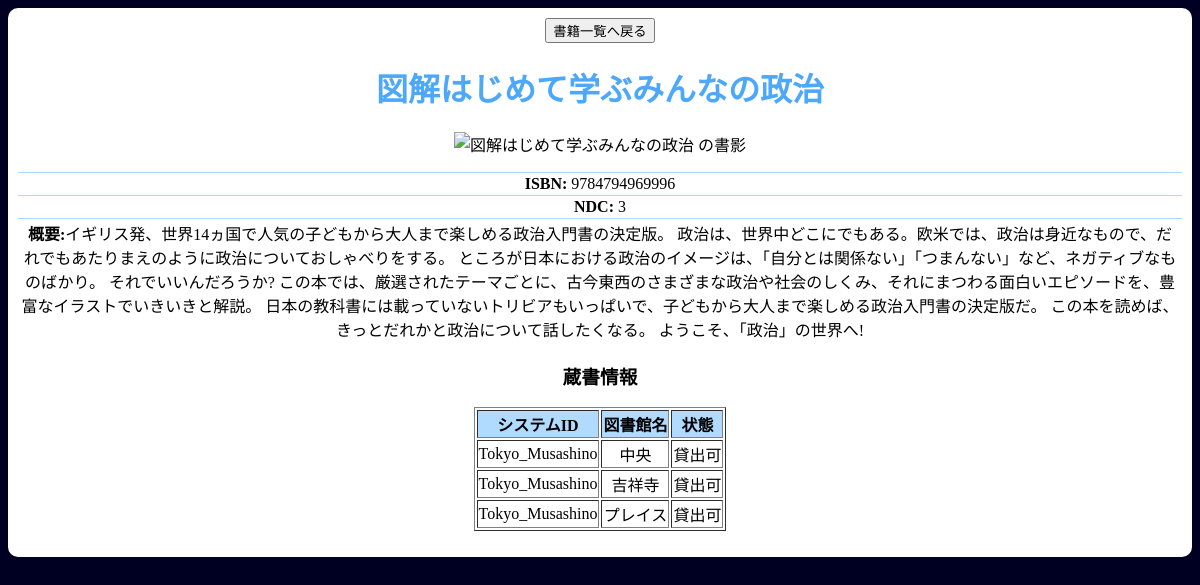
The app's page /book/9784794969996 with its own data.
### tables this page shows
CREATE TABLE books (
      id INTEGER PRIMARY KEY AUTOINCREMENT,
      isbn TEXT NOT NULL UNIQUE,
      title TEXT,
      ndc TEXT,
      description TEXT,
      image_path TEXT
    );

CREATE TABLE holdings (
      id INTEGER PRIMARY KEY AUTOINCREMENT,
      book_id INTEGER NOT NULL,
      system_id TEXT NOT NULL,
      library_name TEXT NOT NULL,
      status TEXT NOT NULL,
      UNIQUE(book_id, library_name),
      FOREIGN KEY(book_id) REFERENCES books(id)
    );

### app.py (the view)
@app.route("/book/<isbn>")
def book_by_isbn(isbn):
    data = get_book_detail(isbn)
    book = data["book"]
    holdings = data["holdings"]
    img_src = build_image_src(book["image_path"])
    return render_template("book.html", book=book, img_src=img_src, holdings=holdings)

### app.py (called while the page is built)
def get_book_detail(isbn: str):
    with sqlite3.connect(DB_PATH) as conn:
        conn.row_factory = sqlite3.Row
        book = conn.execute(
            "SELECT * FROM books WHERE isbn = ?", (isbn,)
        ).fetchone()
        holdings = conn.execute("""
            SELECT *
            FROM holdings
            WHERE holdings.book_id = ?
        """, (book["id"],)).fetchall()
        return {"book": book, "holdings": holdings}

def build_image_src(image_path: str | None) -> str | None:
    if not image_path:
        return url_for("serve_book_image", filename="default_image.jpg")
    p = image_path.replace("\\", "/").strip()
    if p.startswith("book_images/"):
        p = p.split("book_images/", 1)[1]
    return url_for("serve_book_image", filename=p)

### templates/book.html (shortened to what this page needs)
<!DOCTYPE html>
<html>
    <head>
        <link rel="stylesheet" href="{{ url_for('static', filename='css/book.css') }}">
    </head>
    <body>
        <div class="appframe">
            <div class="appframe_left">
                <button type="button" name="move_index" onclick="location.href='http://127.0.0.1:5000'">書籍一覧へ戻る</button>
                <h1>{{ book.title }}</h1>
                <img src="{{ img_src }}" alt="{{ book['title'] }} の書影" style="max-height:300px">
            </div>
            <div class="appframe_right">
                <ul>
                    <li><strong>ISBN:</strong> {{ book.isbn }}</li>
                    <li><strong>NDC:</strong> {{ book.ndc }}</li>
                    <li><strong>概要:</strong>{{ book.description }}</li>
                <ul>
                <h3>蔵書情報</h3>
                {% if holdings and holdings|length > 0 %}
                    <table border="1" style="margin:auto;">
                        <thead>
                        <tr bgcolor="#b1daff";">
                            <th>システムID</th>
                            <th>図書館名</th>
                            <th>状態</th>
                        </tr>
                        </thead>
                        <tbody>
                        {% for h in holdings %}
                            <tr>
                                <td>{{h.system_id}}</td>
                                <td>{{ h.library_name }}</td>
                                <td>{{ h.status }}</td>
                            </tr>
                        {% endfor %}
                        </tbody>
                    </table>
                    {% else %}
                    <p>この書籍の蔵書情報は登録されていません。</p>
                    {% endif %}
            </div>
        </div>
    </body>
</html>

### static/css/book.css (style rules this page uses)
h1 { color:#4ea8f9; }
body { text-align:center; background: #000022; }
.appframe { background:#ffffff; margin:auto; padding: 10px; border-radius: 10px; }
ul { list-style: none; padding: 0; }
li { border-top: solid 1px #b1daff; padding: 2px; cursor:pointer; }

### records on screen
books: title "図解はじめて学ぶみんなの政治", isbn "9784794969996", ndc "3", description "イギリス発、世界14ヵ国で人気の子どもから大人まで楽しめる政治入門書の決定版。 政治は、世界中どこにでもある。欧米では、政治は身近なもので、だれでもあたりまえのように政治についておしゃべりをする。 ところが日本における政治のイメージは、「自分とは関係ない」「つまんない」など、ネガティブなものばかり。 それでいいんだろうか? この本では、厳選されたテーマごとに、古今東西のさまざまな政治や社会のしくみ、それにまつわる面白いエピソードを、豊富なイラストでいきいきと解説。 日本の教科書には載っていないトリビアもいっぱいで、子どもから大人まで楽しめる政治入門書の決定版だ。 この本を読めば、きっとだれかと政治について話したくなる。 ようこそ、「政治」の世界へ!"
holdings: system_id "Tokyo_Musashino", library_name "中央", status "貸出可"
holdings: system_id "Tokyo_Musashino", library_name "吉祥寺", status "貸出可"
holdings: system_id "Tokyo_Musashino", library_name "プレイス", status "貸出可"
